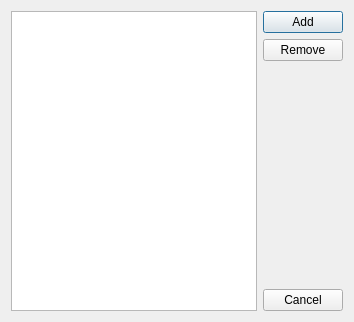
<?xml version="1.0" encoding="UTF-8"?>
<ui version="4.0">
 <class>TopicsDialog</class>
 <widget class="QDialog" name="TopicsDialog">
  <property name="geometry">
   <rect>
    <x>0</x>
    <y>0</y>
    <width>354</width>
    <height>322</height>
   </rect>
  </property>
  <property name="windowTitle">
   <string>Topics</string>
  </property>
  <property name="windowIcon">
   <iconset resource="resources.qrc">
    <normaloff>:/icons/custom-icons/license.png</normaloff>:/icons/custom-icons/license.png</iconset>
  </property>
  <layout class="QHBoxLayout" name="horizontalLayout">
   <item>
    <widget class="QListView" name="listView"/>
   </item>
   <item>
    <layout class="QVBoxLayout" name="verticalLayout">
     <item>
      <widget class="QPushButton" name="AddTopic">
       <property name="text">
        <string>Add</string>
       </property>
       <property name="icon">
        <iconset resource="resources.qrc">
         <normaloff>:/icons/custom-icons/circle-plus.png</normaloff>:/icons/custom-icons/circle-plus.png</iconset>
       </property>
      </widget>
     </item>
     <item>
      <widget class="QPushButton" name="RemoveTopic">
       <property name="text">
        <string>Remove</string>
       </property>
       <property name="icon">
        <iconset resource="resources.qrc">
         <normaloff>:/icons/custom-icons/circle-minus.png</normaloff>:/icons/custom-icons/circle-minus.png</iconset>
       </property>
      </widget>
     </item>
     <item>
      <spacer name="verticalSpacer">
       <property name="orientation">
        <enum>Qt::Vertical</enum>
       </property>
       <property name="sizeHint" stdset="0">
        <size>
         <width>20</width>
         <height>40</height>
        </size>
       </property>
      </spacer>
     </item>
     <item>
      <widget class="QPushButton" name="CancelButton">
       <property name="text">
        <string>Cancel</string>
       </property>
       <property name="icon">
        <iconset resource="resources.qrc">
         <normaloff>:/icons/custom-icons/circle-x.svg</normaloff>:/icons/custom-icons/circle-x.svg</iconset>
       </property>
      </widget>
     </item>
    </layout>
   </item>
  </layout>
 </widget>
 <resources>
  <include location="resources.qrc"/>
 </resources>
 <connections/>
</ui>
